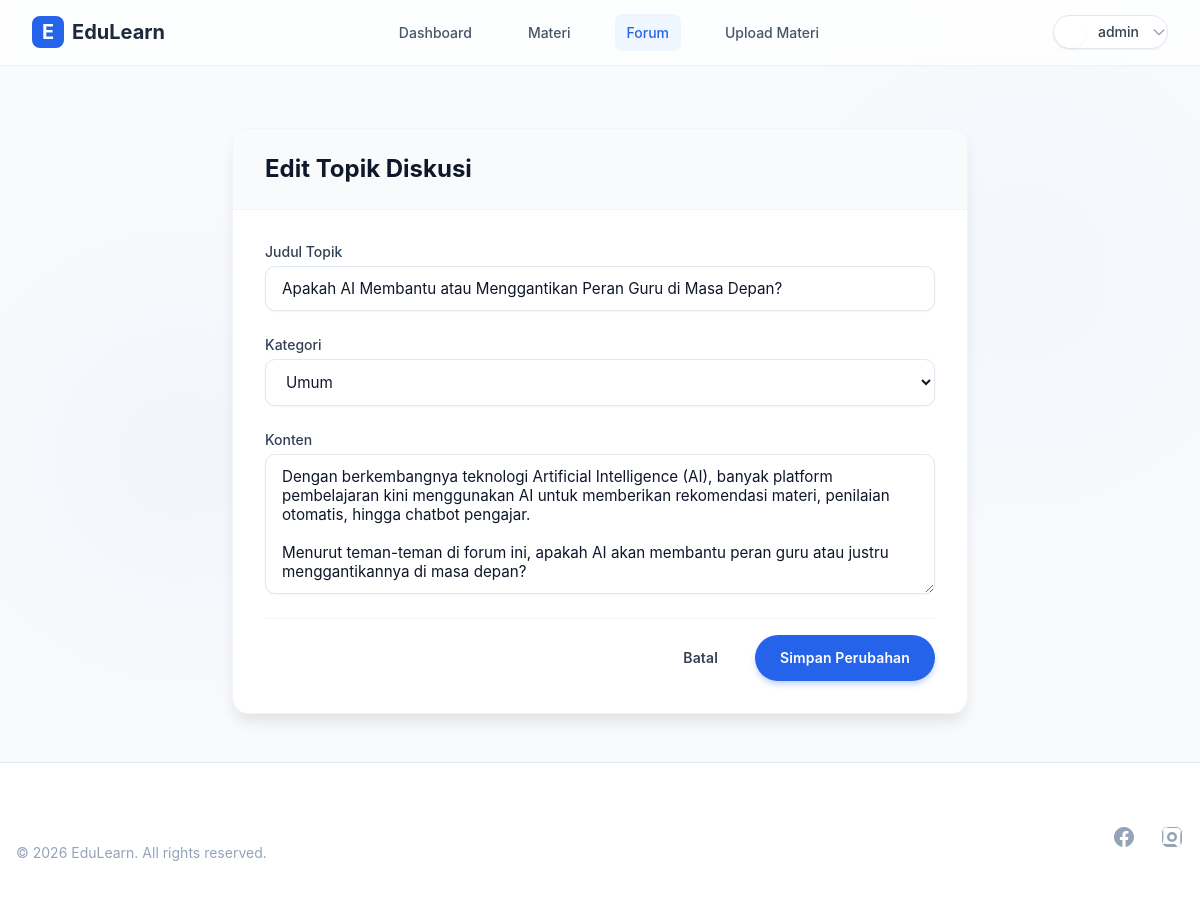
The page /forum/edit.php?id=7 (signed in) on the database its author committed.
### tables this page shows
CREATE TABLE `forum_threads` (
  `id` int(11) NOT NULL,
  `user_id` int(11) NOT NULL,
  `title` varchar(200) NOT NULL,
  `category` varchar(50) DEFAULT NULL,
  `material_id` int(11) DEFAULT NULL,
  `content` text DEFAULT NULL,
  `created_at` timestamp NOT NULL DEFAULT current_timestamp()
);

### forum/edit.php (the view, shortened to what this page needs)
<?php
require_once '../config/database.php';
require_once '../includes/header.php';
$id = $_GET['id'] ?? 0;
$stmt = $pdo->prepare("SELECT * FROM forum_threads WHERE id = ?");
$stmt->execute([$id]);
$thread = $stmt->fetch();
?>
<div class="max-w-3xl mx-auto py-12 px-4 sm:px-6 lg:px-8">
    <div class="bg-white rounded-2xl shadow-lg border border-slate-100 overflow-hidden">
        <div class="px-8 py-6 border-b border-slate-100 bg-slate-50">
            <h1 class="text-2xl font-bold text-gray-900">Edit Topik Diskusi</h1>
        </div>
        <div class="p-8">
            <form action="" method="POST" class="space-y-6">
                <div>
                    <label for="title" class="block text-sm font-medium text-gray-700">Judul Topik</label>
                    <input type="text" name="title" id="title" required class="form-input mt-1" value="<?php echo htmlspecialchars($thread['title']); ?>">
                </div>
                <div>
                    <label for="category" class="block text-sm font-medium text-gray-700">Kategori</label>
                    <select id="category" name="category" class="form-input mt-1">
                        <option value="Umum" <?php echo $thread['category'] == 'Umum' ? 'selected' : ''; ?>>Umum</option>
                    </select>
                </div>
                <div>
                    <label for="content" class="block text-sm font-medium text-gray-700">Konten</label>
                    <textarea id="content" name="content" rows="6" required class="form-input mt-1"><?php echo htmlspecialchars($thread['content']); ?></textarea>
                </div>
                <div class="pt-4 border-t border-slate-100 flex justify-end gap-3">
                    <a href="view.php?id=<?php echo $id; ?>" class="btn bg-white border border-slate-300 text-slate-700 hover:bg-slate-50">Batal</a>
                    <button type="submit" class="btn btn-primary px-6">
                        Simpan Perubahan
                    </button>
                </div>
            </form>
        </div>
    </div>
</div>
<?php require_once '../includes/footer.php'; ?>

### rows shown on the page
forum_threads: title "Apakah AI Membantu atau Menggantikan Peran Guru di Masa Depan?", content "Dengan berkembangnya teknologi Artificial Intelligence (AI), banyak platform pembelajaran kini menggunakan AI untuk memberikan rekomendasi materi, penilaian otomatis, hingga chatbot pengajar. Menurut teman-teman di forum ini, apakah AI akan membantu peran guru atau justru menggantikannya di masa depan?"

### other values the page prints
$_SESSION['username'] "admin"
